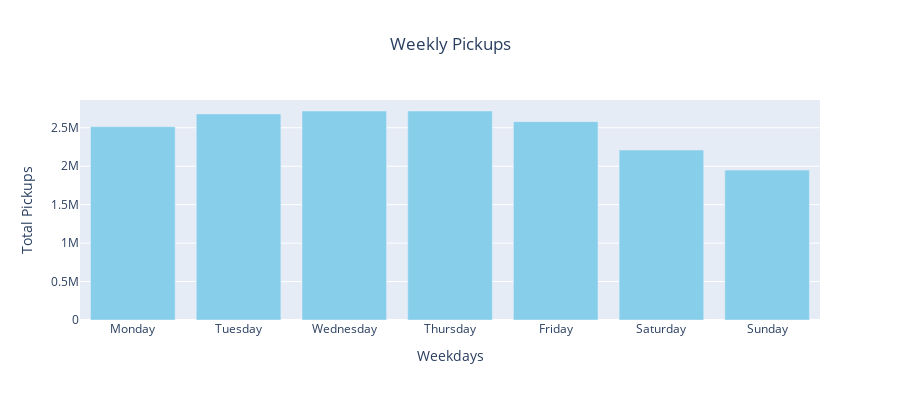

Write notebook code for a chart like this one.
### Markdown cell above
From the plot above, we can see that bike usage is significantly higher during the warmer months of the year.  
Trips increase steadily from early spring and peak during the summer, indicating that good weather has a strong positive impact on bike demand.

Interestingly, the summer holiday period does not appear to reduce the number of trips.  
Instead, usage remains consistently high throughout June, July, and August, suggesting that the bikes are used frequently even when people might be on vacation.

### Code cell
# Plotting the pickups and dropoff counts for each weekday
days = ['Monday', 'Tuesday', 'Wednesday', 'Thursday', 'Friday', 'Saturday', 'Sunday']
pickups_and_dropoffs_weekdays = [pickups_and_dropoffs[pickups_and_dropoffs['weekday'] == i]['pickups'].sum() for i, day in enumerate(days)]

fig = go.Figure(data=[go.Bar(x=days, y=pickups_and_dropoffs_weekdays, marker_color='skyblue')])
fig.update_layout(xaxis_title="Weekdays", yaxis_title="Total Pickups", title="Weekly Pickups", title_x=0.5, width=900,  height=400)
fig.show()

### Figure 1 — Plotly figure (JSON) as saved in the notebook; plotly's stock layout.template omitted (floating-point values rounded to 4 significant figures)
{"data": [{"marker": {"color": "skyblue"}, "type": "bar", "x": ["Monday", "Tuesday", "Wednesday", "Thursday", "Friday", "Saturday", "Sunday"], "y": [2514547, 2680516, 2717668, 2718144, 2579504, 2210284, 1949776]}], "layout": {"height": 400, "title": {"text": "Weekly Pickups", "x": 0.5}, "width": 900, "xaxis": {"title": {"text": "Weekdays"}}, "yaxis": {"title": {"text": "Total Pickups"}}}}
